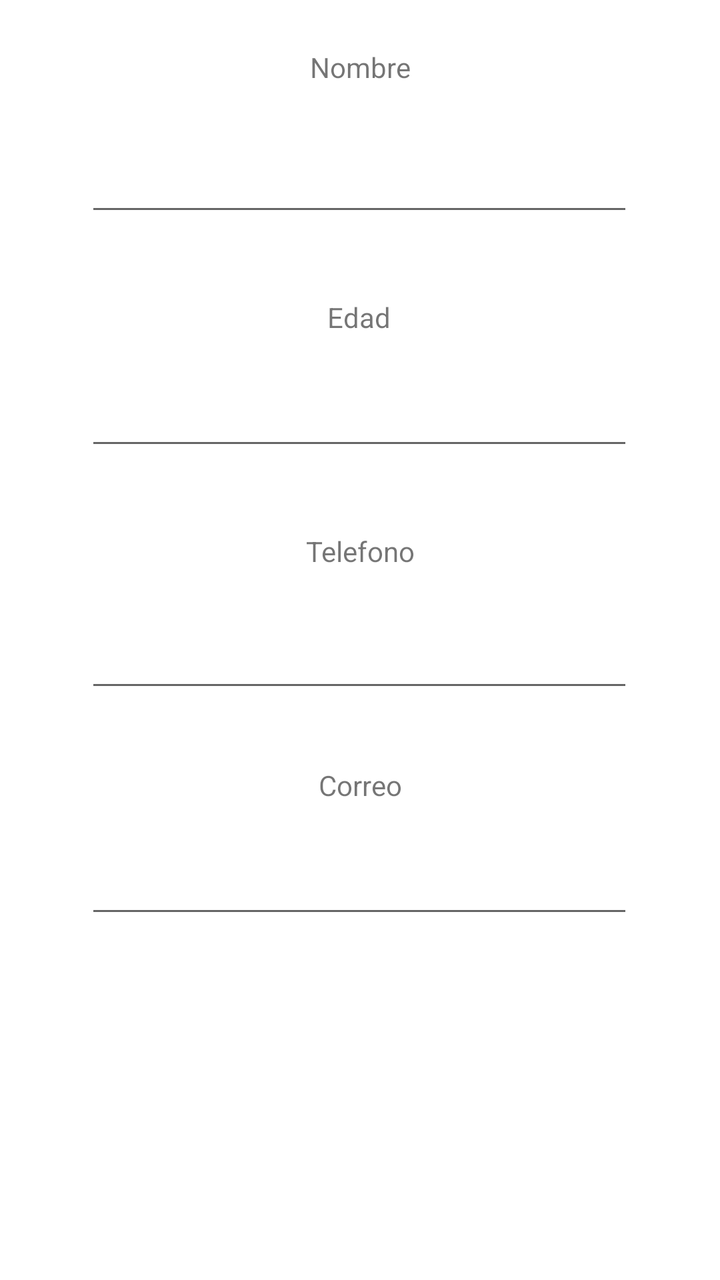
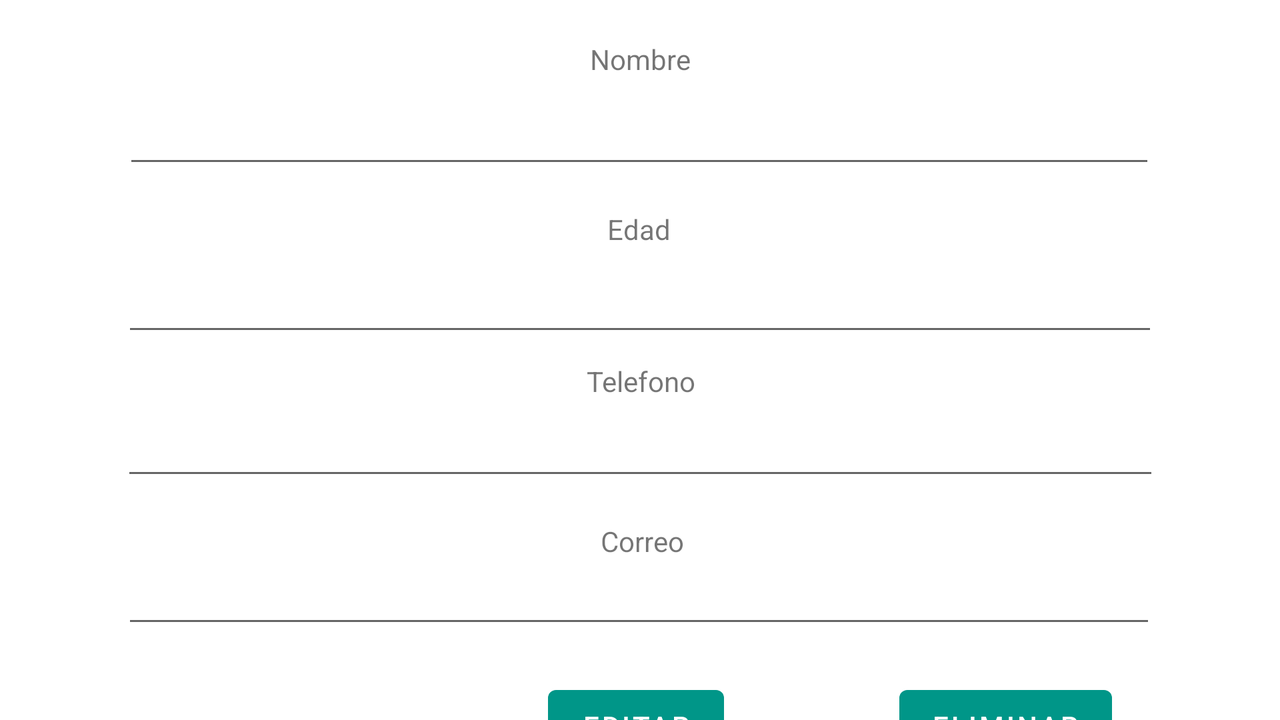

Two renders of one Android screen. The first uses the default layout on a phone; the second uses the alternative layout the repository ships for a different screen configuration, on a matching device. The two XML files are below.
<!-- AndroidManifest.xml: application theme Theme.ProyectoSuzz -->
<!-- res/layout/mostrar_informacion_fragment.xml -->
<?xml version="1.0" encoding="utf-8"?>
<FrameLayout xmlns:android="http://schemas.android.com/apk/res/android"
    xmlns:app="http://schemas.android.com/apk/res-auto"
    xmlns:tools="http://schemas.android.com/tools"
    android:layout_width="match_parent"
    android:layout_height="match_parent"
    tools:context=".ui.informacionusuario.MostrarInformacionFragment">

    <androidx.constraintlayout.widget.ConstraintLayout
        android:layout_width="match_parent"
        android:layout_height="match_parent">

        <EditText
            android:id="@+id/nombreInfo"
            android:layout_width="274dp"
            android:layout_height="46dp"
            android:layout_marginTop="24dp"
            android:hint="@string/Vacio"
            android:importantForAutofill="no"
            android:inputType="textPersonName"
            app:layout_constraintEnd_toEndOf="parent"
            app:layout_constraintHorizontal_bias="0.496"
            app:layout_constraintStart_toStartOf="parent"
            app:layout_constraintTop_toBottomOf="@+id/lavelnombre" />

        <EditText
            android:id="@+id/edadInfo"
            android:layout_width="274dp"
            android:layout_height="46dp"
            android:layout_marginTop="16dp"
            android:ems="10"
            android:hint="@string/Vacio"
            android:importantForAutofill="no"
            android:inputType="number"
            app:layout_constraintEnd_toEndOf="parent"
            app:layout_constraintHorizontal_bias="0.496"
            app:layout_constraintStart_toStartOf="parent"
            app:layout_constraintTop_toBottomOf="@+id/laveledad" />

        <EditText
            android:id="@+id/telefonoInfo"
            android:layout_width="274dp"
            android:layout_height="46dp"
            android:layout_marginTop="20dp"
            android:ems="10"
            android:hint="@string/Vacio"
            android:importantForAutofill="no"
            android:inputType="number"
            app:layout_constraintEnd_toEndOf="parent"
            app:layout_constraintHorizontal_bias="0.496"
            app:layout_constraintStart_toStartOf="parent"
            app:layout_constraintTop_toBottomOf="@+id/laveltelefono" />

        <EditText
            android:id="@+id/correoInfo"
            android:layout_width="274dp"
            android:layout_height="46dp"
            android:layout_marginTop="16dp"
            android:ems="10"
            android:hint="@string/Vacio"
            android:importantForAutofill="no"
            android:inputType="textPersonName"
            app:layout_constraintEnd_toEndOf="parent"
            app:layout_constraintHorizontal_bias="0.496"
            app:layout_constraintStart_toStartOf="parent"
            app:layout_constraintTop_toBottomOf="@+id/lavelcorreo" />

        <ImageView
            android:id="@+id/fotoInfo"
            android:layout_width="75dp"
            android:layout_height="71dp"
            android:layout_marginTop="44dp"
            android:contentDescription="@string/Vacio"
            android:src="@drawable/ic_menu_gallery"
            app:layout_constraintEnd_toEndOf="parent"
            app:layout_constraintStart_toStartOf="parent"
            app:layout_constraintTop_toBottomOf="@+id/correoInfo" />

        <Button
            android:id="@+id/btnEditarInfo"
            android:layout_width="126dp"
            android:layout_height="50dp"
            android:layout_marginStart="40dp"
            android:layout_marginTop="64dp"
            android:text="@string/Editar"
            app:layout_constraintStart_toStartOf="parent"
            app:layout_constraintTop_toBottomOf="@+id/fotoInfo" />

        <Button
            android:id="@+id/btnEliminarInfo"
            android:layout_width="139dp"
            android:layout_height="48dp"
            android:layout_marginTop="64dp"
            android:layout_marginEnd="40dp"
            android:text="@string/Eliminar"
            app:layout_constraintEnd_toEndOf="parent"
            app:layout_constraintStart_toEndOf="@+id/btnEditarInfo"
            app:layout_constraintTop_toBottomOf="@+id/fotoInfo" />

        <TextView
            android:id="@+id/lavelnombre"
            android:layout_width="wrap_content"
            android:layout_height="wrap_content"
            android:layout_marginTop="24dp"
            android:text="@string/Nombre"
            app:layout_constraintEnd_toEndOf="parent"
            app:layout_constraintStart_toStartOf="parent"
            app:layout_constraintTop_toTopOf="parent" />

        <TextView
            android:id="@+id/laveledad"
            android:layout_width="wrap_content"
            android:layout_height="wrap_content"
            android:layout_marginTop="36dp"
            android:text="@string/Edad"
            app:layout_constraintEnd_toEndOf="parent"
            app:layout_constraintHorizontal_bias="0.498"
            app:layout_constraintStart_toStartOf="parent"
            app:layout_constraintTop_toBottomOf="@+id/nombreInfo" />

        <TextView
            android:id="@+id/laveltelefono"
            android:layout_width="wrap_content"
            android:layout_height="wrap_content"
            android:layout_marginTop="36dp"
            android:text="@string/Telefono"
            app:layout_constraintEnd_toEndOf="parent"
            app:layout_constraintStart_toStartOf="parent"
            app:layout_constraintTop_toBottomOf="@+id/edadInfo" />

        <TextView
            android:id="@+id/lavelcorreo"
            android:layout_width="wrap_content"
            android:layout_height="wrap_content"
            android:layout_marginTop="32dp"
            android:text="@string/Correo"
            app:layout_constraintEnd_toEndOf="parent"
            app:layout_constraintStart_toStartOf="parent"
            app:layout_constraintTop_toBottomOf="@+id/telefonoInfo" />

    </androidx.constraintlayout.widget.ConstraintLayout>
</FrameLayout>
<!-- resources referenced by this layout -->
<resources>
  <string name="Correo">Correo</string>
  <string name="Edad">Edad</string>
  <string name="Editar">Editar</string>
  <string name="Eliminar">Eliminar</string>
  <string name="Nombre">Nombre</string>
  <string name="Telefono">Telefono</string>
  <string name="Vacio" />
  <style name="Theme.ProyectoSuzz" parent="Theme.MaterialComponents.DayNight.DarkActionBar">
          
          <item name="colorPrimary">@color/purple_500</item>
          <item name="colorPrimaryVariant">@color/purple_700</item>
          <item name="colorOnPrimary">@color/white</item>
          
          <item name="colorSecondary">@color/teal_200</item>
          <item name="colorSecondaryVariant">@color/teal_700</item>
          <item name="colorOnSecondary">@color/black</item>
          
          <item name="android:statusBarColor" tools:targetApi="l">?attr/colorPrimaryVariant</item>
          
      </style>
  <color name="purple_500">#009688</color>
  <color name="purple_700">#FF3700B3</color>
  <color name="white">#FFFFFFFF</color>
  <color name="teal_200">#FF03DAC5</color>
  <color name="teal_700">#FF018786</color>
  <color name="black">#FF000000</color>
</resources>
<!-- res/layout-land/mostrar_informacion_fragment.xml (the repository's variant of the layout above) -->
<!-- drawn on the phone turned sideways -->
<?xml version="1.0" encoding="utf-8"?>
<FrameLayout xmlns:android="http://schemas.android.com/apk/res/android"
    xmlns:app="http://schemas.android.com/apk/res-auto"
    xmlns:tools="http://schemas.android.com/tools"
    android:layout_width="match_parent"
    android:layout_height="match_parent"
    tools:context=".ui.informacionusuario.MostrarInformacionFragment">

    <androidx.constraintlayout.widget.ConstraintLayout
        android:layout_width="match_parent"
        android:layout_height="match_parent">

        <EditText
            android:id="@+id/nombreInfo"
            android:layout_width="516dp"
            android:layout_height="38dp"
            android:layout_marginTop="12dp"
            android:ems="10"
            android:hint="@string/Vacio"
            android:importantForAutofill="no"
            android:inputType="textPersonName"
            app:layout_constraintEnd_toEndOf="parent"
            app:layout_constraintHorizontal_bias="0.497"
            app:layout_constraintStart_toStartOf="parent"
            app:layout_constraintTop_toBottomOf="@+id/lavelnombre" />

        <EditText
            android:id="@+id/edadInfo"
            android:layout_width="518dp"
            android:layout_height="41dp"
            android:layout_marginTop="8dp"
            android:ems="10"
            android:hint="@string/Vacio"
            android:importantForAutofill="no"
            android:inputType="textPersonName"
            app:layout_constraintEnd_toEndOf="parent"
            app:layout_constraintStart_toStartOf="parent"
            app:layout_constraintTop_toBottomOf="@+id/laveledad" />

        <EditText
            android:id="@+id/telefonoInfo"
            android:layout_width="519dp"
            android:layout_height="37dp"
            android:layout_marginTop="8dp"
            android:ems="10"
            android:hint="@string/Vacio"
            android:importantForAutofill="no"
            android:inputType="textPersonName"
            app:layout_constraintEnd_toEndOf="parent"
            app:layout_constraintStart_toStartOf="parent"
            app:layout_constraintTop_toBottomOf="@+id/laveltelefono" />

        <EditText
            android:id="@+id/correoInfo"
            android:layout_width="517dp"
            android:layout_height="31dp"
            android:layout_marginTop="8dp"
            android:ems="10"
            android:hint="@string/Vacio"
            android:importantForAutofill="no"
            android:inputType="textPersonName"
            app:layout_constraintEnd_toEndOf="parent"
            app:layout_constraintHorizontal_bias="0.495"
            app:layout_constraintStart_toStartOf="parent"
            app:layout_constraintTop_toBottomOf="@+id/lavelcorreo" />

        <ImageView
            android:id="@+id/fotoInfo"
            android:layout_width="75dp"
            android:layout_height="71dp"
            android:layout_marginStart="112dp"
            android:layout_marginTop="12dp"
            android:contentDescription="@string/Vacio"
            android:src="@drawable/ic_menu_gallery"
            app:layout_constraintStart_toStartOf="parent"
            app:layout_constraintTop_toBottomOf="@+id/correoInfo" />

        <Button
            android:id="@+id/btnEditarInfo"
            android:layout_width="wrap_content"
            android:layout_height="wrap_content"
            android:layout_marginStart="24dp"
            android:layout_marginTop="20dp"
            android:text="@string/Editar"
            app:layout_constraintEnd_toStartOf="@+id/btnEliminarInfo"
            app:layout_constraintHorizontal_bias="0.74"
            app:layout_constraintStart_toStartOf="parent"
            app:layout_constraintTop_toBottomOf="@+id/correoInfo" />

        <Button
            android:id="@+id/btnEliminarInfo"
            android:layout_width="wrap_content"
            android:layout_height="wrap_content"
            android:layout_marginTop="20dp"
            android:layout_marginEnd="84dp"
            android:text="@string/Eliminar"
            app:layout_constraintEnd_toEndOf="parent"
            app:layout_constraintTop_toBottomOf="@+id/correoInfo" />

        <TextView
            android:id="@+id/lavelnombre"
            android:layout_width="wrap_content"
            android:layout_height="wrap_content"
            android:layout_marginTop="20dp"
            android:text="@string/Nombre"
            app:layout_constraintEnd_toEndOf="parent"
            app:layout_constraintStart_toStartOf="parent"
            app:layout_constraintTop_toTopOf="parent" />

        <TextView
            android:id="@+id/laveledad"
            android:layout_width="wrap_content"
            android:layout_height="wrap_content"
            android:layout_marginTop="16dp"
            android:text="@string/Edad"
            app:layout_constraintEnd_toEndOf="parent"
            app:layout_constraintHorizontal_bias="0.499"
            app:layout_constraintStart_toStartOf="parent"
            app:layout_constraintTop_toBottomOf="@+id/nombreInfo" />

        <TextView
            android:id="@+id/laveltelefono"
            android:layout_width="wrap_content"
            android:layout_height="wrap_content"
            android:layout_marginTop="8dp"
            android:text="@string/Telefono"
            app:layout_constraintEnd_toEndOf="parent"
            app:layout_constraintHorizontal_bias="0.501"
            app:layout_constraintStart_toStartOf="parent"
            app:layout_constraintTop_toBottomOf="@+id/edadInfo" />

        <TextView
            android:id="@+id/lavelcorreo"
            android:layout_width="wrap_content"
            android:layout_height="wrap_content"
            android:layout_marginTop="16dp"
            android:text="@string/Correo"
            app:layout_constraintEnd_toEndOf="parent"
            app:layout_constraintHorizontal_bias="0.502"
            app:layout_constraintStart_toStartOf="parent"
            app:layout_constraintTop_toBottomOf="@+id/telefonoInfo" />
    </androidx.constraintlayout.widget.ConstraintLayout>
</FrameLayout>
